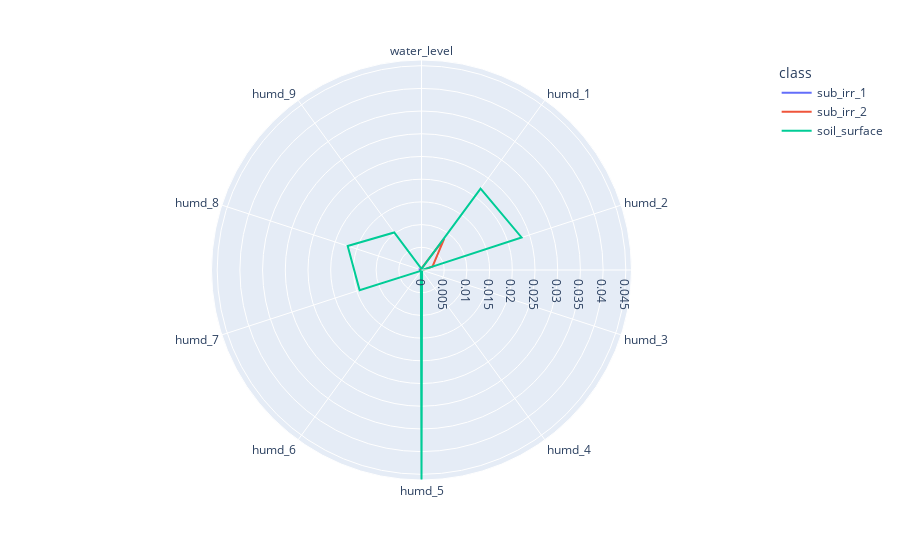

Here is the notebook cell this chart was saved with:
### Code cell
model_result_linepolar(mean_positive_rate, 'class')

### Figure 1 — Plotly figure (JSON) as saved in the notebook; plotly's stock layout.template omitted (floating-point values rounded to 4 significant figures)
{"data": [{"hovertemplate": "class=sub_irr_1<br>value=%{r}<br>variable=%{theta}<extra></extra>", "legendgroup": "sub_irr_1", "line": {"color": "#636efa", "dash": "solid"}, "marker": {"symbol": "circle"}, "mode": "lines", "name": "sub_irr_1", "r": [0.0002277, 0.0001195, 0.0001428, 0.0001318, 0.000137, 0.0001076, 0.000246, 0.0003484, 0.0004201, 0.0001638, 0.0002277], "showlegend": true, "subplot": "polar", "theta": ["water_level", "humd_1", "humd_2", "humd_3", "humd_4", "humd_5", "humd_6", "humd_7", "humd_8", "humd_9", "water_level"], "type": "scatterpolar"}, {"hovertemplate": "class=sub_irr_2<br>value=%{r}<br>variable=%{theta}<extra></extra>", "legendgroup": "sub_irr_2", "line": {"color": "#EF553B", "dash": "solid"}, "marker": {"symbol": "circle"}, "mode": "lines", "name": "sub_irr_2", "r": [0.0003683, 0.008475, 0.002561, 0.0001887, 0.000119, 0.0001416, 0.0001132, 0.0002963, 0.0001047, 0.0001112, 0.0003683], "showlegend": true, "subplot": "polar", "theta": ["water_level", "humd_1", "humd_2", "humd_3", "humd_4", "humd_5", "humd_6", "humd_7", "humd_8", "humd_9", "water_level"], "type": "scatterpolar"}, {"hovertemplate": "class=soil_surface<br>value=%{r}<br>variable=%{theta}<extra></extra>", "legendgroup": "soil_surface", "line": {"color": "#00cc96", "dash": "solid"}, "marker": {"symbol": "circle"}, "mode": "lines", "name": "soil_surface", "r": [0.0002594, 0.02214, 0.02318, 7.65e-05, 0.0002161, 0.04625, 0.000228, 0.01434, 0.0171, 0.01022, 0.0002594], "showlegend": true, "subplot": "polar", "theta": ["water_level", "humd_1", "humd_2", "humd_3", "humd_4", "humd_5", "humd_6", "humd_7", "humd_8", "humd_9", "water_level"], "type": "scatterpolar"}], "layout": {"legend": {"title": {"text": "class"}, "tracegroupgap": 0}, "margin": {"t": 60}, "polar": {"angularaxis": {"direction": "clockwise", "rotation": 90}, "domain": {"x": [0, 1], "y": [0, 1]}}}}
